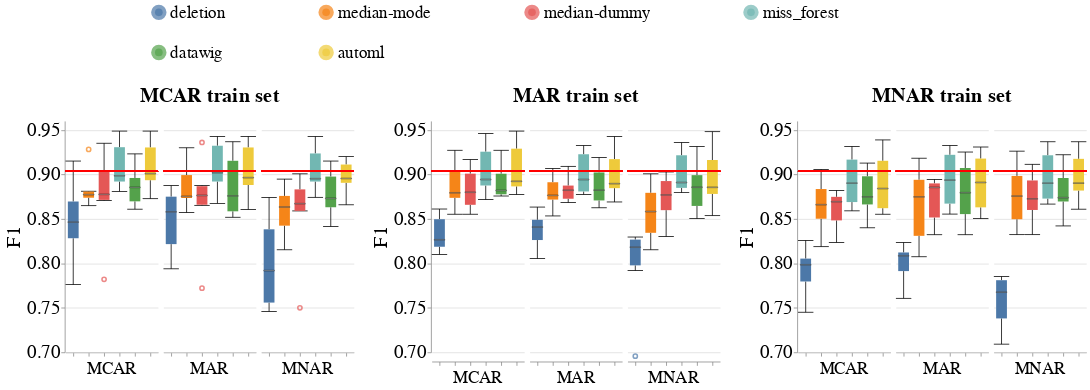

This figure's notebook cell:
### Code cell
create_box_plots_for_diff_imputers_v2(dataset_name=DATASET_NAME,
                                      model_name='mlp_clf',
                                      metric_name='f1',
                                      db_client=db_client,
                                      ylim=[0.7, 0.96])
